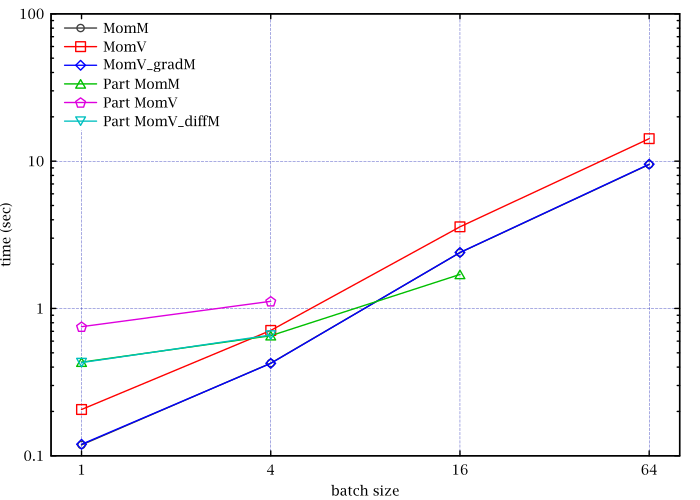

The gnuplot source for this figure:
# for b in 1 4 16 64;do echo -n $b; awk '/^[1-9]\./ {t=$1;a=0} /jit run/{++a;s[a]=$(NF-1);if(a==6){m=10000;for(k in s){if(m>s[k])m=s[k]};printf(" %.6f",m)}}' ../../bench/omelyan_8_8_8_16_$b.log; echo; done
$T << E
1 0.118519 0.206142 0.119662 0.432068 0.752029 0.429256
4 0.425440 0.709467 0.423991 0.653284 1.118852 0.660322
16 2.394018 3.584059 2.399902 1.702473
64 9.497128 14.213241 9.533869
E

set key left Left reverse
set grid lc rgb '#aaa'
set xlabel 'batch size'
set ylabel 'time (sec)'
set log xy
set xrange [0.8:80]
set xtics (1,4,16,64)
plot \
	$T u 1:2 w lp t 'MomM', \
	$T u 1:3 w lp t 'MomV', \
	$T u 1:4 w lp t 'MomV_gradM', \
	$T u 1:5 w lp t 'Part MomM', \
	$T u 1:6 w lp t 'Part MomV', \
	$T u 1:7 w lp t 'Part MomV_diffM'
